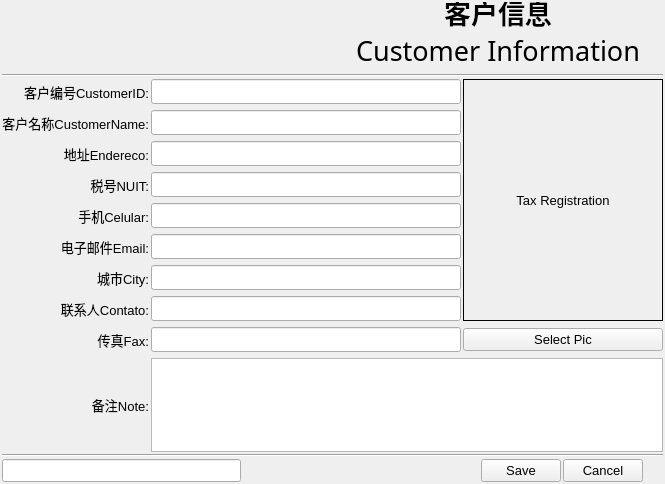
<?xml version="1.0" encoding="UTF-8"?>
<ui version="4.0">
 <class>Form</class>
 <widget class="QWidget" name="Form">
  <property name="geometry">
   <rect>
    <x>0</x>
    <y>0</y>
    <width>665</width>
    <height>484</height>
   </rect>
  </property>
  <property name="maximumSize">
   <size>
    <width>665</width>
    <height>484</height>
   </size>
  </property>
  <property name="font">
   <font>
    <family>Arial</family>
    <pointsize>10</pointsize>
   </font>
  </property>
  <property name="windowTitle">
   <string>Customer Inoformation</string>
  </property>
  <layout class="QVBoxLayout" name="verticalLayout_2">
   <property name="spacing">
    <number>2</number>
   </property>
   <property name="leftMargin">
    <number>2</number>
   </property>
   <property name="topMargin">
    <number>2</number>
   </property>
   <property name="rightMargin">
    <number>2</number>
   </property>
   <property name="bottomMargin">
    <number>2</number>
   </property>
   <item>
    <layout class="QHBoxLayout" name="horizontalLayout_2">
     <property name="bottomMargin">
      <number>10</number>
     </property>
     <item>
      <widget class="QLabel" name="label_logo">
       <property name="minimumSize">
        <size>
         <width>329</width>
         <height>60</height>
        </size>
       </property>
       <property name="maximumSize">
        <size>
         <width>329</width>
         <height>60</height>
        </size>
       </property>
       <property name="text">
        <string/>
       </property>
       <property name="pixmap">
        <pixmap>../res/tmLogo100.png</pixmap>
       </property>
       <property name="scaledContents">
        <bool>true</bool>
       </property>
      </widget>
     </item>
     <item>
      <layout class="QVBoxLayout" name="verticalLayout">
       <property name="spacing">
        <number>0</number>
       </property>
       <item>
        <widget class="QLabel" name="label_18">
         <property name="minimumSize">
          <size>
           <width>0</width>
           <height>30</height>
          </size>
         </property>
         <property name="maximumSize">
          <size>
           <width>16777215</width>
           <height>30</height>
          </size>
         </property>
         <property name="font">
          <font>
           <pointsize>20</pointsize>
           <weight>75</weight>
           <bold>true</bold>
          </font>
         </property>
         <property name="text">
          <string>客户信息</string>
         </property>
         <property name="alignment">
          <set>Qt::AlignBottom|Qt::AlignHCenter</set>
         </property>
        </widget>
       </item>
       <item>
        <widget class="QLabel" name="label_19">
         <property name="minimumSize">
          <size>
           <width>0</width>
           <height>30</height>
          </size>
         </property>
         <property name="maximumSize">
          <size>
           <width>16777215</width>
           <height>30</height>
          </size>
         </property>
         <property name="font">
          <font>
           <family>Algerian</family>
           <pointsize>20</pointsize>
           <weight>50</weight>
           <bold>false</bold>
          </font>
         </property>
         <property name="text">
          <string>Customer Information</string>
         </property>
         <property name="alignment">
          <set>Qt::AlignHCenter|Qt::AlignTop</set>
         </property>
        </widget>
       </item>
      </layout>
     </item>
    </layout>
   </item>
   <item>
    <widget class="Line" name="line">
     <property name="orientation">
      <enum>Qt::Horizontal</enum>
     </property>
    </widget>
   </item>
   <item>
    <layout class="QGridLayout" name="gridLayout">
     <property name="verticalSpacing">
      <number>6</number>
     </property>
     <item row="0" column="0">
      <widget class="QLabel" name="label_13">
       <property name="text">
        <string>客户编号CustomerID:</string>
       </property>
       <property name="alignment">
        <set>Qt::AlignRight|Qt::AlignTrailing|Qt::AlignVCenter</set>
       </property>
      </widget>
     </item>
     <item row="1" column="1">
      <widget class="QLineEdit" name="fCustomerName">
       <property name="minimumSize">
        <size>
         <width>0</width>
         <height>25</height>
        </size>
       </property>
       <property name="sizeIncrement">
        <size>
         <width>0</width>
         <height>25</height>
        </size>
       </property>
       <property name="clearButtonEnabled">
        <bool>true</bool>
       </property>
      </widget>
     </item>
     <item row="4" column="1">
      <widget class="QLineEdit" name="fCelular">
       <property name="minimumSize">
        <size>
         <width>0</width>
         <height>25</height>
        </size>
       </property>
       <property name="sizeIncrement">
        <size>
         <width>0</width>
         <height>25</height>
        </size>
       </property>
       <property name="clearButtonEnabled">
        <bool>true</bool>
       </property>
      </widget>
     </item>
     <item row="3" column="0">
      <widget class="QLabel" name="label_7">
       <property name="minimumSize">
        <size>
         <width>0</width>
         <height>25</height>
        </size>
       </property>
       <property name="sizeIncrement">
        <size>
         <width>0</width>
         <height>25</height>
        </size>
       </property>
       <property name="text">
        <string>税号NUIT:</string>
       </property>
       <property name="alignment">
        <set>Qt::AlignRight|Qt::AlignTrailing|Qt::AlignVCenter</set>
       </property>
      </widget>
     </item>
     <item row="1" column="0">
      <widget class="QLabel" name="label_6">
       <property name="minimumSize">
        <size>
         <width>0</width>
         <height>25</height>
        </size>
       </property>
       <property name="sizeIncrement">
        <size>
         <width>0</width>
         <height>25</height>
        </size>
       </property>
       <property name="text">
        <string>客户名称CustomerName:</string>
       </property>
       <property name="alignment">
        <set>Qt::AlignRight|Qt::AlignTrailing|Qt::AlignVCenter</set>
       </property>
      </widget>
     </item>
     <item row="9" column="0">
      <widget class="QLabel" name="label_15">
       <property name="minimumSize">
        <size>
         <width>0</width>
         <height>25</height>
        </size>
       </property>
       <property name="sizeIncrement">
        <size>
         <width>0</width>
         <height>25</height>
        </size>
       </property>
       <property name="text">
        <string>备注Note:</string>
       </property>
       <property name="alignment">
        <set>Qt::AlignRight|Qt::AlignTrailing|Qt::AlignVCenter</set>
       </property>
      </widget>
     </item>
     <item row="5" column="1">
      <widget class="QLineEdit" name="fEmail">
       <property name="minimumSize">
        <size>
         <width>0</width>
         <height>25</height>
        </size>
       </property>
       <property name="sizeIncrement">
        <size>
         <width>0</width>
         <height>25</height>
        </size>
       </property>
       <property name="clearButtonEnabled">
        <bool>true</bool>
       </property>
      </widget>
     </item>
     <item row="2" column="1">
      <widget class="QLineEdit" name="fEndereco">
       <property name="minimumSize">
        <size>
         <width>0</width>
         <height>25</height>
        </size>
       </property>
       <property name="sizeIncrement">
        <size>
         <width>0</width>
         <height>25</height>
        </size>
       </property>
       <property name="placeholderText">
        <string/>
       </property>
       <property name="clearButtonEnabled">
        <bool>true</bool>
       </property>
      </widget>
     </item>
     <item row="6" column="1">
      <widget class="QLineEdit" name="fCity">
       <property name="minimumSize">
        <size>
         <width>0</width>
         <height>25</height>
        </size>
       </property>
      </widget>
     </item>
     <item row="7" column="0">
      <widget class="QLabel" name="label_11">
       <property name="minimumSize">
        <size>
         <width>0</width>
         <height>25</height>
        </size>
       </property>
       <property name="sizeIncrement">
        <size>
         <width>0</width>
         <height>25</height>
        </size>
       </property>
       <property name="text">
        <string>联系人Contato:</string>
       </property>
       <property name="alignment">
        <set>Qt::AlignRight|Qt::AlignTrailing|Qt::AlignVCenter</set>
       </property>
      </widget>
     </item>
     <item row="7" column="1">
      <widget class="QLineEdit" name="fContato">
       <property name="minimumSize">
        <size>
         <width>0</width>
         <height>25</height>
        </size>
       </property>
       <property name="sizeIncrement">
        <size>
         <width>0</width>
         <height>25</height>
        </size>
       </property>
       <property name="clearButtonEnabled">
        <bool>true</bool>
       </property>
      </widget>
     </item>
     <item row="6" column="0">
      <widget class="QLabel" name="label_5">
       <property name="minimumSize">
        <size>
         <width>0</width>
         <height>25</height>
        </size>
       </property>
       <property name="sizeIncrement">
        <size>
         <width>0</width>
         <height>25</height>
        </size>
       </property>
       <property name="text">
        <string>城市City:</string>
       </property>
       <property name="alignment">
        <set>Qt::AlignRight|Qt::AlignTrailing|Qt::AlignVCenter</set>
       </property>
      </widget>
     </item>
     <item row="3" column="1">
      <widget class="QLineEdit" name="fNUIT">
       <property name="minimumSize">
        <size>
         <width>0</width>
         <height>25</height>
        </size>
       </property>
       <property name="sizeIncrement">
        <size>
         <width>0</width>
         <height>25</height>
        </size>
       </property>
      </widget>
     </item>
     <item row="8" column="0">
      <widget class="QLabel" name="label_16">
       <property name="minimumSize">
        <size>
         <width>0</width>
         <height>25</height>
        </size>
       </property>
       <property name="sizeIncrement">
        <size>
         <width>0</width>
         <height>25</height>
        </size>
       </property>
       <property name="text">
        <string>传真Fax:</string>
       </property>
       <property name="alignment">
        <set>Qt::AlignRight|Qt::AlignTrailing|Qt::AlignVCenter</set>
       </property>
      </widget>
     </item>
     <item row="0" column="1">
      <widget class="QLineEdit" name="fCustomerID">
       <property name="minimumSize">
        <size>
         <width>0</width>
         <height>25</height>
        </size>
       </property>
       <property name="sizeIncrement">
        <size>
         <width>0</width>
         <height>25</height>
        </size>
       </property>
       <property name="readOnly">
        <bool>true</bool>
       </property>
       <property name="clearButtonEnabled">
        <bool>true</bool>
       </property>
      </widget>
     </item>
     <item row="4" column="0">
      <widget class="QLabel" name="label_10">
       <property name="text">
        <string>手机Celular:</string>
       </property>
       <property name="alignment">
        <set>Qt::AlignRight|Qt::AlignTrailing|Qt::AlignVCenter</set>
       </property>
      </widget>
     </item>
     <item row="2" column="0">
      <widget class="QLabel" name="label_9">
       <property name="minimumSize">
        <size>
         <width>0</width>
         <height>25</height>
        </size>
       </property>
       <property name="sizeIncrement">
        <size>
         <width>0</width>
         <height>25</height>
        </size>
       </property>
       <property name="text">
        <string>地址Endereco:</string>
       </property>
       <property name="alignment">
        <set>Qt::AlignRight|Qt::AlignTrailing|Qt::AlignVCenter</set>
       </property>
      </widget>
     </item>
     <item row="5" column="0">
      <widget class="QLabel" name="label_20">
       <property name="minimumSize">
        <size>
         <width>0</width>
         <height>25</height>
        </size>
       </property>
       <property name="sizeIncrement">
        <size>
         <width>0</width>
         <height>25</height>
        </size>
       </property>
       <property name="text">
        <string>电子邮件Email:</string>
       </property>
       <property name="alignment">
        <set>Qt::AlignRight|Qt::AlignTrailing|Qt::AlignVCenter</set>
       </property>
      </widget>
     </item>
     <item row="8" column="1">
      <widget class="QLineEdit" name="fFax">
       <property name="minimumSize">
        <size>
         <width>0</width>
         <height>25</height>
        </size>
       </property>
       <property name="sizeIncrement">
        <size>
         <width>0</width>
         <height>25</height>
        </size>
       </property>
       <property name="clearButtonEnabled">
        <bool>true</bool>
       </property>
      </widget>
     </item>
     <item row="9" column="1" colspan="2">
      <widget class="QTextEdit" name="fNote">
       <property name="minimumSize">
        <size>
         <width>50</width>
         <height>0</height>
        </size>
       </property>
      </widget>
     </item>
     <item row="0" column="2" rowspan="8">
      <widget class="QLabel" name="label_Tax_Registration">
       <property name="minimumSize">
        <size>
         <width>200</width>
         <height>242</height>
        </size>
       </property>
       <property name="maximumSize">
        <size>
         <width>200</width>
         <height>242</height>
        </size>
       </property>
       <property name="styleSheet">
        <string notr="true">border-width: 0.7px;border-style: solid</string>
       </property>
       <property name="text">
        <string>Tax Registration</string>
       </property>
       <property name="scaledContents">
        <bool>true</bool>
       </property>
       <property name="alignment">
        <set>Qt::AlignCenter</set>
       </property>
      </widget>
     </item>
     <item row="8" column="2">
      <widget class="QPushButton" name="btn_SelectPic">
       <property name="text">
        <string>Select Pic</string>
       </property>
      </widget>
     </item>
    </layout>
   </item>
   <item>
    <widget class="Line" name="line_2">
     <property name="orientation">
      <enum>Qt::Horizontal</enum>
     </property>
    </widget>
   </item>
   <item>
    <layout class="QHBoxLayout" name="horizontalLayout">
     <item>
      <widget class="QLineEdit" name="fTaxRegCer">
       <property name="enabled">
        <bool>true</bool>
       </property>
      </widget>
     </item>
     <item>
      <spacer name="horizontalSpacer">
       <property name="orientation">
        <enum>Qt::Horizontal</enum>
       </property>
       <property name="sizeHint" stdset="0">
        <size>
         <width>40</width>
         <height>20</height>
        </size>
       </property>
      </spacer>
     </item>
     <item>
      <widget class="QPushButton" name="butSave">
       <property name="text">
        <string>Save</string>
       </property>
       <property name="icon">
        <iconset>
         <normaloff>../res/ico/save.png</normaloff>../res/ico/save.png</iconset>
       </property>
       <property name="iconSize">
        <size>
         <width>16</width>
         <height>16</height>
        </size>
       </property>
      </widget>
     </item>
     <item>
      <widget class="QPushButton" name="butCancel">
       <property name="text">
        <string>Cancel</string>
       </property>
       <property name="icon">
        <iconset>
         <normaloff>../res/ico/printer.png</normaloff>../res/ico/printer.png</iconset>
       </property>
       <property name="iconSize">
        <size>
         <width>16</width>
         <height>16</height>
        </size>
       </property>
      </widget>
     </item>
     <item>
      <spacer name="horizontalSpacer_2">
       <property name="orientation">
        <enum>Qt::Horizontal</enum>
       </property>
       <property name="sizeType">
        <enum>QSizePolicy::Fixed</enum>
       </property>
       <property name="sizeHint" stdset="0">
        <size>
         <width>20</width>
         <height>20</height>
        </size>
       </property>
      </spacer>
     </item>
    </layout>
   </item>
  </layout>
 </widget>
 <resources/>
 <connections/>
 <slots>
  <slot>ReCalc()</slot>
 </slots>
</ui>
